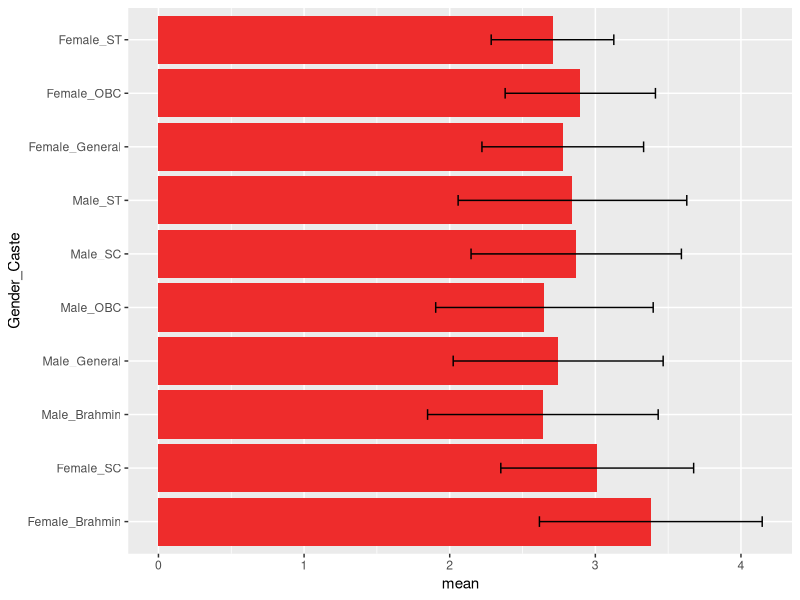
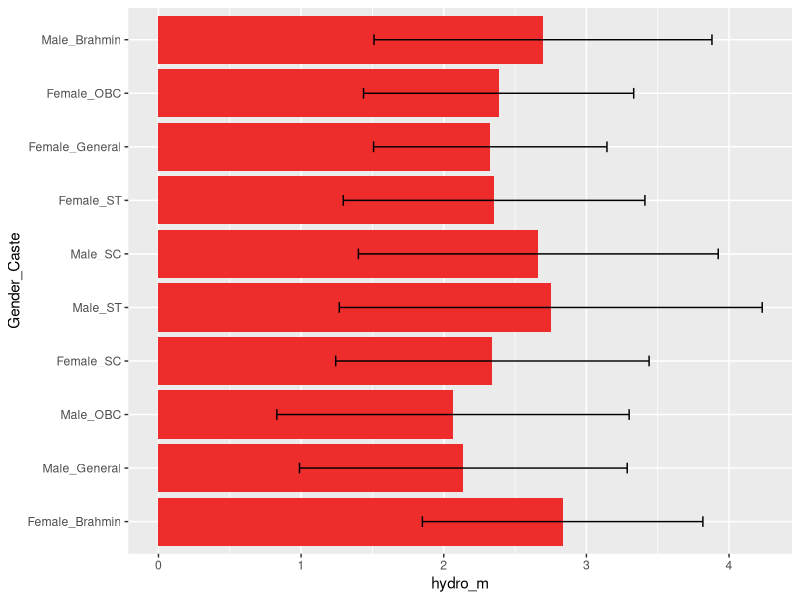

R code for these plots, in order:
## ---- chunk 1
  knitr::opts_chunk$set(warning = FALSE, message = FALSE)

suppressPackageStartupMessages(library(tidyverse))
suppressPackageStartupMessages(library(readxl))
suppressPackageStartupMessages(library(dplyr))
suppressPackageStartupMessages(library(tidyr))
suppressPackageStartupMessages(library(ggplot2))


## ---- chunk 2
knitr::opts_chunk$set(warning = FALSE, message = FALSE)
moduletwo <- read_excel(here::here("thesis_surveydata/political_factors_complete.xlsx"))
save(moduletwo, file = "moduletwo.rda")
module2 <- data.frame(moduletwo)
module2[module2 == "Rather not say/ Don't know"] <- "Rather not say/Don't know"
module2 %>%
  filter(!row_number() %in% c(1,2))

# loaded data set for module 2 eco -pol variables and removes the rows with question number and question text
## ---- chunk 3
knitr::opts_chunk$set(warning = FALSE, message = FALSE)
#This chunk contains the coding schemes of various scales used in survey one: eco-political factors, kahan scale and acceptance scale
codedmodule2 <- module2 %>%
  
#remove row 1
  filter(!row_number() %in% c(1,2)) %>% 
  
# replace risky likert scale with numbers
  mutate_at(vars(starts_with("Risky")), funs(case_when(. =="Not at all risky" ~ 1, 
                                                       . =="Slightly risky" ~ 2, 
                                                       . =="Moderately risky" ~ 3, 
                                                       . =="Very risky" ~ 4, 
                                                       . =="Extremely risky" ~ 5))) %>%

# replace beneficial likert scale with numbers  
  mutate_at(vars(starts_with("Ben")), funs(case_when(. =="Not at all beneficial" ~ 1,
                                                     . =="Slightly beneficial" ~ 2,
                                                     . =="Moderately beneficial" ~ 3,
                                                     . =="Very beneficial" ~ 4,
                                                     . =="Extremely beneficial" ~ 5 ))) %>%

# replace nuclear acceptance likert scale with numbers
  mutate_at(vars(N_accept,N_reluctantlyaccept,N_reject), funs(case_when(. == "Strongly disagree" ~ 1, 
                                                                        . == "Somewhat disagree" ~ 2,
                                                                        . == "Neither agree nor disagree" ~3,
                                                                        . == "Somewhat agree" ~ 4,
                                                                        . == "Strongly agree" ~ 5))) %>%
  
# code likert scale for variables for Kahan scale into numbers
  mutate_at(vars(starts_with (c("K_I","K_H","DISPLACE", "POLLUTE", "HEALTH", "JOBS", "BEAUTY", "PRIDE", "NPRIDE", "DEV", "PROSPER", "RELY"))), funs(case_when(. == "Strongly disagree" ~ 1, 
               . == "Somewhat disagree" ~ 2,
               . == "Neither agree nor disagree" ~3,
               . == "Somewhat agree" ~ 4,
               . == "Strongly agree" ~ 5))) %>%
  
# reverse code for likert scale for variables for Kahan scale into numbers
  mutate_at(vars(starts_with (c("K_S","K_E"))), funs(case_when(. == "Strongly disagree" ~ 5, 
                                                               . == "Somewhat disagree" ~ 4,
                                                               . == "Neither agree nor disagree" ~3,
                                                               . == "Somewhat agree" ~ 2,
                                                               . == "Strongly agree" ~ 1))) %>%

# code eco-pol scale variables into numbers
  mutate_at(vars(SYSTEMDEMO,SYSTEMRELIGION,SYSTEMTECHNO,SYSTEMTOTAL,WEALTHLIM,MECHANISATION,DECISIONDECEN,INDUSTRYLARGE,ECONOMYGLOBAL,OWNERPVT,OWNERNOREG), funs(case_when(. == "Strongly disagree" ~ 1, 
                        . == "Somewhat disagree" ~ 2,
                        . == "Neither agree nor disagree" ~3,
                        . == "Somewhat agree" ~ 4,
                        . == "Strongly agree" ~ 5))) %>%

# reverse code eco-pol scale variables into numbers 
 mutate_at(vars(DECISIONCEN, INDUSTRYSMALL, ECONOMYLOCAL, ENVOVERDEV,OWNERPUB, OWNERREG), funs(case_when(. == "Strongly disagree" ~ 5, 
                                                                                                         . == "Somewhat disagree" ~ 4,
                                                                                                         . == "Neither agree nor disagree" ~3,
                                                                                                         . == "Somewhat agree" ~ 2,
                                                                                                         . == "Strongly agree" ~ 1)))

codedmodule2
## ---- chunk 4


castegendereffect <- codedmodule2 %>%
  select(starts_with(c("Risky", "Gender", "Caste")))%>%
  unite("Gender_Caste", c("Gender", "Caste")) %>%
  na.omit() 


castegendereffect$Gender_Caste <- as.factor(castegendereffect$Gender_Caste)
levels(castegendereffect$Gender_Caste)

 

castegendereffect %>%
  mutate(Gender_Caste = factor(Gender_Caste, levels = c("Female_Brahmin", "Female_SC", "Male_Brahmin", "Male_General","Male_OBC", "Male_SC", "Male_ST", "Female_General", "Female_OBC", "Female_ST")))%>%
  select(!starts_with(c("Risky_IND")))%>%
  #select("Risky_Hydro", "Risky_Nuclear", "Risky_Coal","Gender_Caste")%>%
  rowwise()%>%
  na.omit()%>%
  dplyr::mutate(riskscore = mean(c_across(Risky_Hydro:Risky_Oil))) %>%
  select(Gender_Caste, riskscore) %>%
  dplyr::group_by(Gender_Caste)%>%
  summarise(mean=mean(riskscore), sd=sd(riskscore))%>%
  arrange(desc(mean))%>%
  ggplot(aes(y = Gender_Caste, x = mean))+
  geom_bar(stat="identity", position=position_dodge(), fill = "firebrick2")+
  geom_errorbar(aes(xmin=mean-sd, xmax=mean + sd), width=.2,
                 position=position_dodge(.9))
#%>%
 
#group_by("Gender_Caste") %>%
 #summarise_at(vars("Risky_Nuclear"), list(Riskscore = mean))
    #mutate(Gender_Caste = factor(Gender_Caste, levels = c("Male_Brahmin", "Male_General","Male_OBC", "Male_SC", "Male_ST","Female_Brahmin", "Female_General", "Female_OBC","Female_SC", "Female_ST")))

## ---- chunk 5



castegendereffect %>%
  mutate(Gender_Caste = factor(Gender_Caste, levels = c("Female_Brahmin","Male_General", "Male_OBC", "Female_SC","Male_ST", "Male_SC","Female_ST", "Female_General", "Female_OBC","Male_Brahmin")))%>%
  select(!starts_with(c("Risky_IND")))%>%
  select("Risky_Hydro", "Risky_Nuclear", "Risky_Coal","Gender_Caste")%>%
  na.omit()%>%
  dplyr::group_by(Gender_Caste)%>%
  summarise(hydro_m=mean(Risky_Hydro), hydro_sd=sd(Risky_Hydro), nuclear_m=mean(Risky_Nuclear), nuclear_sd=sd(Risky_Nuclear),            coal_m=mean(Risky_Coal),   coal_sd=sd(Risky_Coal))%>%
  arrange(desc(nuclear_m))%>%
  ggplot(aes(y = Gender_Caste, x = hydro_m))+
  geom_bar(stat="identity", position=position_dodge(), fill = "firebrick2")+
  geom_errorbar(aes(xmin=hydro_m-hydro_sd, xmax=hydro_m + hydro_sd), width=.2,
                 position=position_dodge(.9))








## ---- chunk 6

codedmodule2$Urban_Rural <- as.factor(codedmodule2$Urban_Rural)
class(codedmodule2$Urban_Rural)
levels(codedmodule2$Urban_Rural)


urban_rural <- codedmodule2 %>%
  select(starts_with(c("Risky", "Urban_Rural")))%>%
  select(!starts_with(c("Risky_IND")))%>%
  select("Risky_Hydro", "Risky_Solar", "Risky_Nuclear","Urban_Rural")%>%
  rowwise()%>%
  na.omit()%>%
  dplyr::mutate(riskscore = mean(c(Risky_Hydro))) %>%
  select(Urban_Rural, riskscore) %>%
  dplyr::group_by(Urban_Rural)%>%
  summarise(mean=mean(riskscore), sd=sd(riskscore))%>%
  arrange(desc(mean))%>%
  ggplot(aes(x= Urban_Rural, y = mean))+
  geom_bar(stat="identity", position=position_dodge(), fill = "firebrick2")+
  geom_errorbar(aes(ymin=mean-sd, ymax=mean + sd), width=.2,
                 position=position_dodge(.9))
